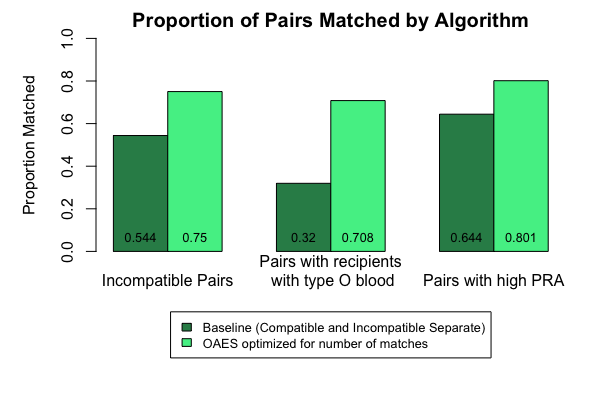

Reproduce this figure in R.
incompat_only = read.csv('incompat_only_DA.csv', header=FALSE, sep='\t')
greedy_count = read.csv('OAES_count_DA.csv', header=FALSE, sep='\t') #CHANGE TO GREEDY COUNT AFTER SIMULATION

#table w/ prop of incompat matched, prop of type O matched and prop high PRA matched by greedy count and baseline
incompat_baseline = subset(incompat_only, grepl('I', V1))
type_O_baseline = subset(incompat_baseline, V7 == 1)
high_pra_baseline = subset(incompat_baseline, V25 == .9)
baseline_stats = c(nrow(subset(incompat_baseline, V2 <= 51)) / nrow(incompat_baseline),
                   nrow(subset(type_O_baseline, V2 <= 51)) / nrow(type_O_baseline),
                   nrow(subset(high_pra_baseline, V2 <= 51)) / nrow(high_pra_baseline)) 
  
incompat_greedy = subset(greedy_count, grepl('I', V1))
type_O_greedy = subset(greedy_count, V7 == 1)
high_pra_greedy = subset(greedy_count, V25 == .9)
greedy_stats = c(nrow(subset(incompat_greedy, V2 <= 51)) / nrow(incompat_greedy),
                   nrow(subset(type_O_greedy, V2 <= 51)) / nrow(type_O_greedy),
                   nrow(subset(high_pra_greedy, V2 <= 51)) / nrow(high_pra_greedy)) 

a = rbind(baseline_stats, greedy_stats)
par(mar=c(8,5,2,2), xpd=TRUE, cex.lab=1, cex.main=1.25)
b= barplot(a, beside=TRUE, names.arg = c("Incompatible Pairs", 
                                      "Pairs with recipients\n with type O blood", "Pairs with high PRA"),
        main = "Proportion of Pairs Matched by Algorithm", col=c('seagreen4', 'seagreen2'), ylim=c(0,1),
        ylab="Proportion Matched")

legend("bottom",
       c("Baseline (Compatible and Incompatible Separate)", "OAES optimized for number of matches"),
       fill = c('seagreen4', 'seagreen2'), inset=c(-.4,-.5), cex=.8)
text(b, 0, round(a, 3),cex=.8,pos=3) 
